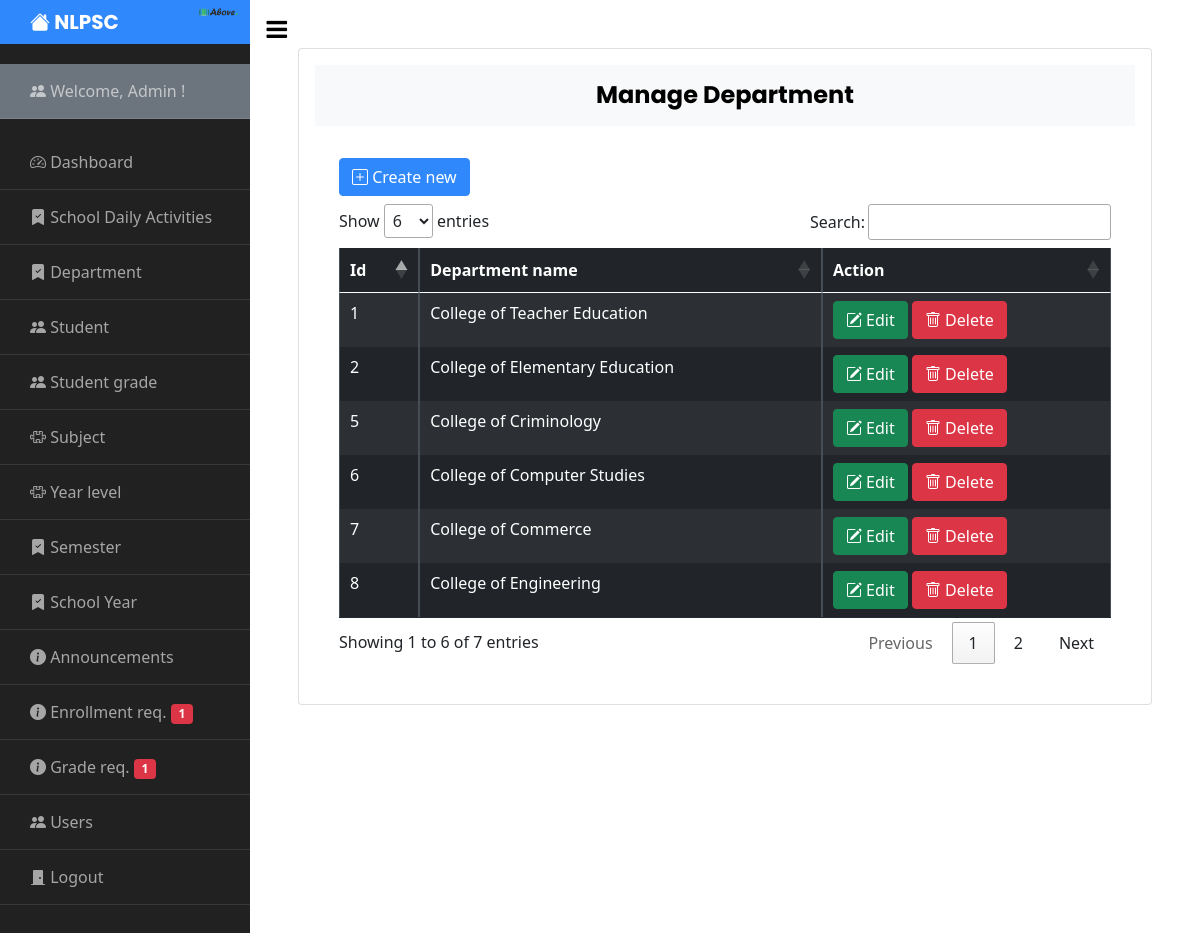
Page /admin/manage_department.php (signed in) on the committed database.
### tables this page shows
CREATE TABLE `user` (
  `Id` int(11) NOT NULL,
  `firstname` varchar(255) NOT NULL,
  `middlename` varchar(255) NOT NULL,
  `lastname` varchar(255) NOT NULL,
  `dob` varchar(255) NOT NULL,
  `age` int(11) NOT NULL,
  `email` varchar(255) NOT NULL,
  `contact` varchar(255) NOT NULL,
  `address` varchar(255) NOT NULL,
  `username` varchar(255) NOT NULL,
  `password` varchar(255) NOT NULL,
  `usertype` varchar(255) NOT NULL DEFAULT 'Teacher',
  `image` varchar(255) NOT NULL
);

CREATE TABLE `department` (
  `Id` int(11) NOT NULL,
  `dept_name` varchar(255) NOT NULL,
  `department_description` text NOT NULL
);

### admin/manage_department.php (the view, shortened to what this page needs)
<?php include 'sidebar.php'; ?>
     <div id="content" class="p-4 p-md-5 pt-5">
       <div class="card p-3">
         <h4 class="bg-light p-3" align="center"><strong>Manage Department</strong></h4>
         <div class="table-responsive p-4">
             <button type="button" class="btn btn-primary mb-2" data-bs-toggle="modal" data-bs-target="#exampleModal"><i class="bi bi-plus-square"></i> Create new</button>
           <table class="table table-bordered table-dark table-striped table-hover table-responsive-sm " id="example">
             <thead>
               <tr>
                   <th>Id</th>
                   <th>Department name</th>
                   <th>Action</th>
               </tr>
             </thead>
             <tbody>
               <?php
                   include("../config.php");
                   $query ="SELECT * FROM department";
                   $sql = mysqli_query($conn,$query);
                   while($row = mysqli_fetch_array($sql)) {
               ?>
               <tr>
                   <td><?php echo $row["Id"];?></td>
                   <td><?php echo $row["dept_name"];?></td>
                   <td>
                       <button class="btn btn-success" data-bs-toggle="modal" type="button" data-bs-target="#updatedept_modal<?php echo $row['Id']; ?>"><i class="bi bi-pencil-square"></i> Edit</button>
                       <button class="btn btn-danger" data-bs-toggle="modal" type="button" data-bs-target="#deletedept_modal<?php echo $row['Id']; ?>"><i class="bi bi-trash"></i> Delete</button>
                   </td>
               </tr>
               <?php
                    }
               ?>
             </tbody>
           </table>
       </div>
     </div>
   </div>

### admin/sidebar.php (shortened to what this page needs)
<?php
include '../config.php';
  if(isset($_SESSION['admin_username']) && isset($_SESSION['admin_id'])) {
    $id = $_SESSION['admin_id'];
    $admin = mysqli_query($conn, "SELECT * FROM user WHERE usertype='Admin' AND Id='$id'");
    while($row = mysqli_fetch_array($admin)) {
?>
<!doctype html>
<html lang="en">
  <head>
    <link href="https://cdn.jsdelivr.net/npm/bootstrap@5.0.2/dist/css/bootstrap.min.css" rel="stylesheet">
    <link rel="stylesheet" href="https://cdn.datatables.net/1.11.3/css/jquery.dataTables.min.css">
		<link href="https://cdn.jsdelivr.net/npm/bootstrap@5.0.2/dist/css/bootstrap.min.css" rel="stylesheet">
		<link rel="stylesheet" href="https://stackpath.bootstrapcdn.com/font-awesome/4.7.0/css/font-awesome.min.css">
    <link rel="stylesheet" href="https://cdn.jsdelivr.net/npm/bootstrap-icons@1.8.1/font/bootstrap-icons.css">
		<link rel="stylesheet" href="../css/style.css">
    <link rel="stylesheet" href="../css/bootstrap.min.css">
  </head>
  <body>
		<div class="wrapper d-flex align-items-stretch">
      <nav id="sidebar">
        <div class="custom-menu">
          <button type="button" id="sidebarCollapse" class="btn btn-primary">
            <i class="fa fa-bars"></i>
          </button>
        </div>
        <h1><a href="dashboard.php" class="logo"><i class="bi bi-house-fill"></i> NLPSC</a><img src="../images/logo.png" alt="" width="40" style="position: absolute; right: 12px; top: 7px;"></h1>
        <div class="bg-secondary">
              <ul class="list-unstyled components ">
                <li>
                  <a href="">
                    <i class="bi bi-people-fill"></i> Welcome, <?php echo $row['username']; ?> !
                  </a>
                </li>
              </ul>
        </div>
        <ul class="list-unstyled components mb-5">
          <li>
              <a href="dashboard.php"><i class="bi bi-speedometer2"></i> Dashboard</a>
          </li>
          <li>
            <a href="manage_daily_activities.php"><i class="bi bi-bookmark-check-fill"></i> School Daily Activities</a>
          </li>
          <li>
            <a href="manage_department.php"><i class="bi bi-bookmark-check-fill"></i> Department</a>
          </li>
          <li>
            <a href="manage_student.php"><i class="bi bi-people-fill"></i> Student</a>
          </li>
          <li>
            <a href="manage_grades.php"><i class="bi bi-people-fill"></i> Student grade</a>
          </li>
          <li>
            <a href="manage_subject.php"><i class="bi bi-puzzle"></i> Subject</a>
          </li>
          <li>
            <a href="manage_level.php"><i class="bi bi-puzzle"></i> Year level</a>
          </li>
          <li>
            <a href="manage_semester.php"><i class="bi bi-bookmark-check-fill"></i> Semester</a>
          </li>
          <li>
            <a href="manage_schoolyear.php"><i class="bi bi-bookmark-check-fill"></i> School Year</a>
          </li>
          <li>
            <a href="manage_announcement.php"><i class="bi bi-info-circle-fill"></i> Announcements</a>
          </li>
          <li>
             <?php
            $check = mysqli_query($conn, "SELECT enrollment_Id FROM enrollment");
            $count = mysqli_num_rows($check);
            ?>
            <a href="manage_enrollment.php"><i class="bi bi-info-circle-fill"></i> Enrollment req. <span class="badge bg-danger"><?php echo $count; ?></span></a>
          </li>
           <li>
             <?php
            $check2 = mysqli_query($conn, "SELECT request_grade_Id FROM request_grade");
            $count2 = mysqli_num_rows($check2);
            ?>
            <a href="manage_request_grades.php"><i class="bi bi-info-circle-fill"></i> Grade req. <span class="badge bg-danger"><?php echo $count2; ?></span></a>
          </li>
          <li>
            <a href="manage_user.php"><i class="bi bi-people-fill"></i> Users</a>
          </li>
          <li>
            <a href="../logout.php"><i class="bi bi-door-closed-fill"></i> Logout</a>
          </li>
        </ul>
      </nav>
       <?php } ?>
  </body>
</html>
<?php
    } else {
     header('Location: ../index.php');
    }
?>

### admin/sidebar.php (style rules this page uses)
ul li a, h1 a { text-decoration: none; }

### rows in the picture
user: username "Admin", count "1", count2 "1"
department: Id "1", dept_name "College of Teacher Education"
department: Id "2", dept_name "College of Elementary Education"
department: Id "5", dept_name "College of Criminology"
department: Id "6", dept_name "College of Computer Studies"
department: Id "7", dept_name "College of Commerce"
department: Id "8", dept_name "College of Engineering"
